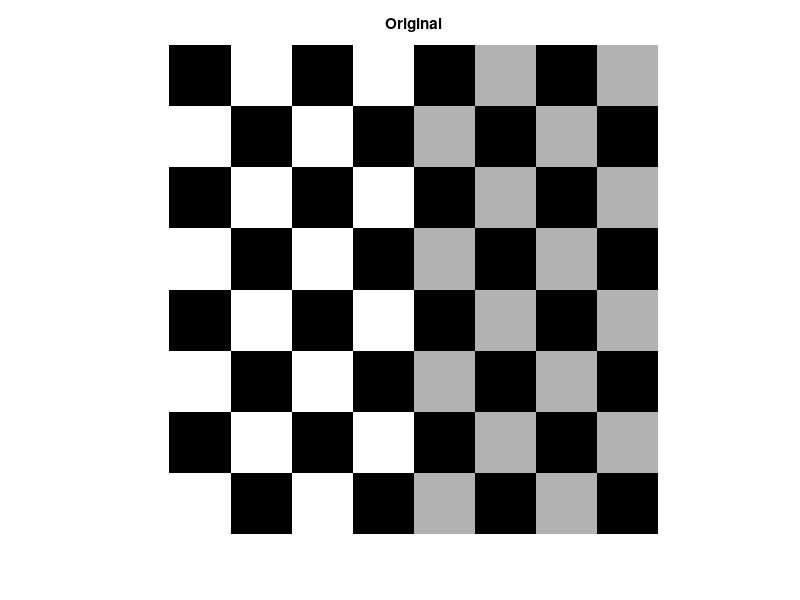

MATLAB code for this plot: (Note: this script raises an error after producing the figure.)
sqsize = 60;
I = checkerboard(sqsize,4,4);
%nrows = size(I,5);
%ncols = size(I,7);
fill = 0.2;

imshow(I)
title('Original')

% Try varying these 4 parameters.
scale = 1.2;       % scale factor
angle = 40*pi/360; % rotation angle
tx = 0;            % x translation
ty = 0;            % y translation

sc = cos(angle);
ss = sin(angle);

T = [ sc -ss  0;
     ss  sc  0;
      tx  ty  1];
  
t_nonsim = affine2d(T);
[I_nonreflective_similarity,RI] = imwarp(I,t_nonsim,'FillValues',fill);

imshow(I_nonreflective_similarity, RI);
axis on
title('Nonreflective Similarity')